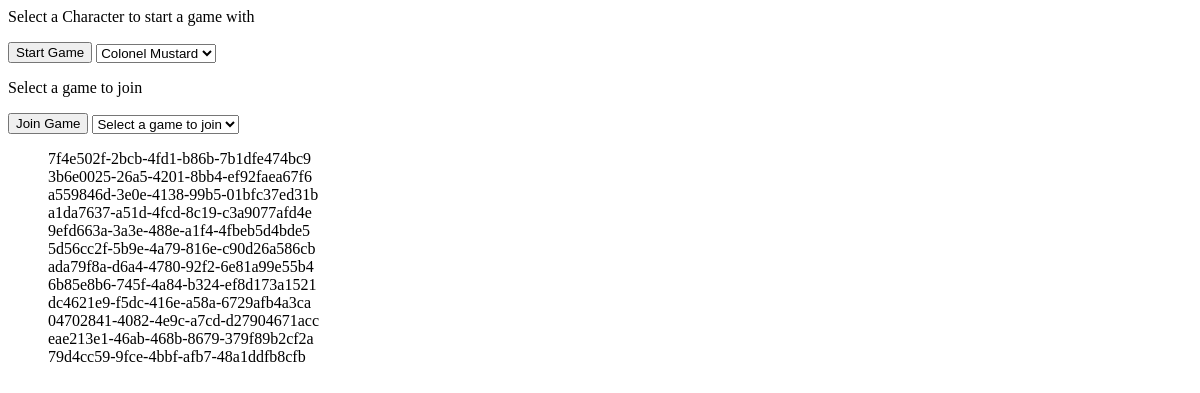
The app's page /, older data.
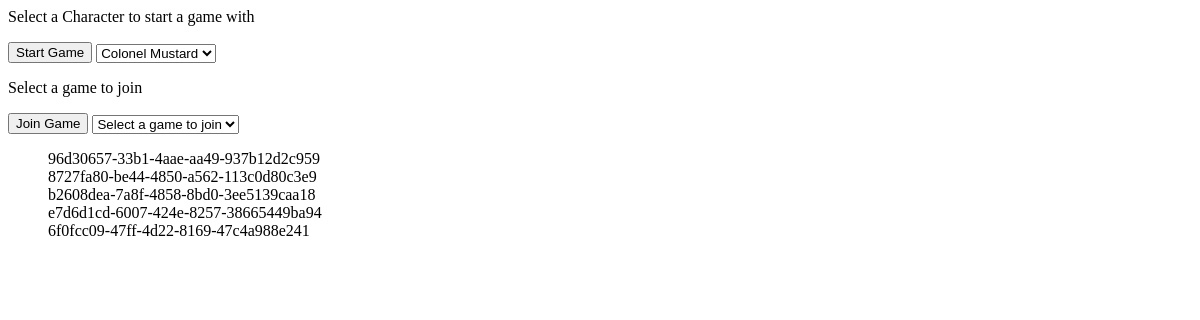
The same page, newer data.
### lobby/models.py (models this page shows, shortened)
class ActiveGames(models.Model):
    id = models.UUIDField(primary_key=True, default=uuid.uuid4, editable=False)
    num_of_players = models.BigIntegerField()
    solution_character = models.CharField(max_length=100)
    solution_room = models.CharField(max_length=100)
    solution_weapon = models.CharField(max_length=100)
    playerPositions = models.JSONField(blank = True, null = True)
    turnNumber = models.BigIntegerField(blank = True, default=1)

### lobby/views.py (the view)
# urls.py: path("", views.index, name="index"),
def index(request):
    game_list = ActiveGames.objects.all()
    playerId = request.COOKIES.get('playerId')
    in_game = False
    try:
        Players.objects.get(id=playerId)
        in_game = True
    except:
        print("Player not in game")
    context = {
        "gameList": game_list,
        "inGame": in_game
    }
    response = render(request, "lobby/index.html", context)
    response['Cache-Control'] = 'no-cache, no-store, must-revalidate, max-age=0, proxy-revalidate'
    response['Pragma'] = "no-cache"
    response['Expires'] = "Wed, 11 Jan 1984 05:00:00 GMT"
    return response

### lobby/templates/lobby/index.html (shortened to what this page needs)
{% load static %}
<link  href="{% static 'lobby/css/style.css' %}" rel="stylesheet">
<div>
    <p >Select a Character to start a game with</p>
    <button class="startGameButton">Start Game</button>
    <select name="characters" id="characters" class="characters">
        <option value="Colonel Mustard">Colonel Mustard</option>
    </select>
    {% if inGame %}
        <p>Place current game player is in here</p>
    {% else %}
        <p>Select a game to join</p>
        <button class="joinGameButton">Join Game</button>
        <select name="characters" id="charactersJoin" class="characters">
            <option value="Select a game to join">Select a game to join</option>
        </select>
        <ul>
            {% for game in gameList %}
                <li class="game">{{game.id}}</li>
            {% endfor %}
        </ul>
    {% endif %}
</div>

### lobby/static/lobby/css/style.css (style rules this page uses)
.characters { display: inline-block; vertical-align: middle; }
ul { list-style-type: none; }
li { width: fit-content; }

Row changes from the older to the newer data that the page shows:
removed ActiveGames: id "7f4e502f-2bcb-4fd1-b86b-7b1dfe474bc9"
removed ActiveGames: id "3b6e0025-26a5-4201-8bb4-ef92faea67f6"
removed ActiveGames: id "a559846d-3e0e-4138-99b5-01bfc37ed31b"
removed ActiveGames: id "a1da7637-a51d-4fcd-8c19-c3a9077afd4e"
removed ActiveGames: id "9efd663a-3a3e-488e-a1f4-4fbeb5d4bde5"
removed ActiveGames: id "5d56cc2f-5b9e-4a79-816e-c90d26a586cb"
removed ActiveGames: id "ada79f8a-d6a4-4780-92f2-6e81a99e55b4"
removed ActiveGames: id "6b85e8b6-745f-4a84-b324-ef8d173a1521"
removed ActiveGames: id "dc4621e9-f5dc-416e-a58a-6729afb4a3ca"
removed ActiveGames: id "04702841-4082-4e9c-a7cd-d27904671acc"
removed ActiveGames: id "eae213e1-46ab-468b-8679-379f89b2cf2a"
removed ActiveGames: id "79d4cc59-9fce-4bbf-afb7-48a1ddfb8cfb"
added ActiveGames: id "96d30657-33b1-4aae-aa49-937b12d2c959"
added ActiveGames: id "8727fa80-be44-4850-a562-113c0d80c3e9"
added ActiveGames: id "b2608dea-7a8f-4858-8bd0-3ee5139caa18"
added ActiveGames: id "e7d6d1cd-6007-424e-8257-38665449ba94"
added ActiveGames: id "6f0fcc09-47ff-4d22-8169-47c4a988e241"
